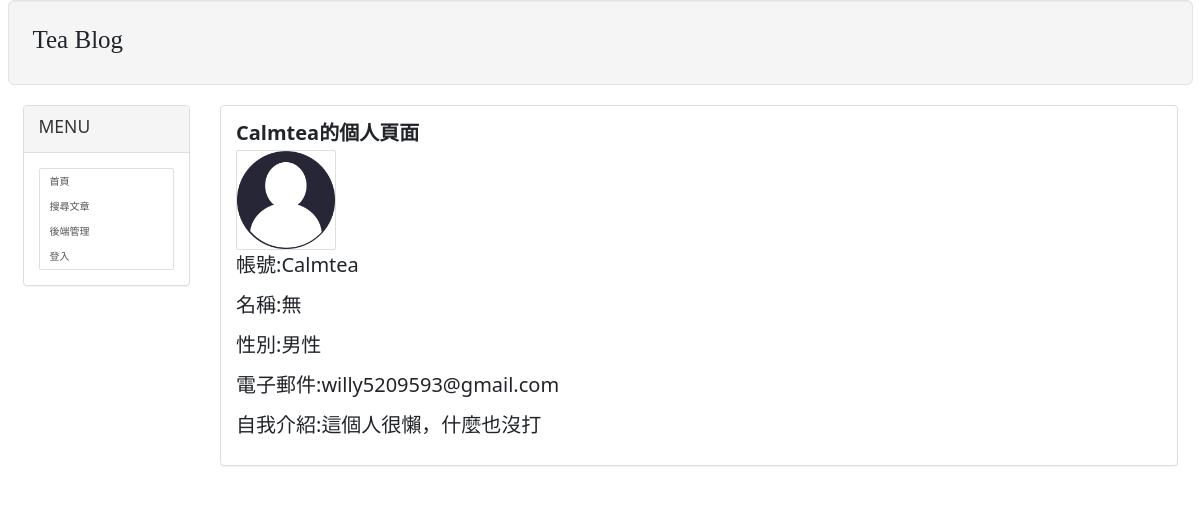
Before: /profile/1 with the older database file.
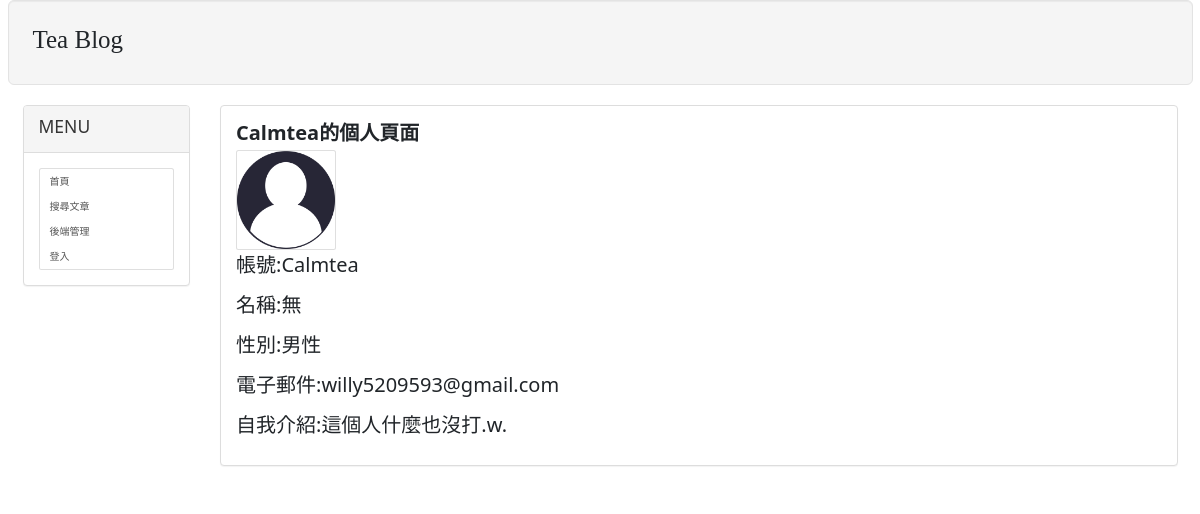
After: the same page with the newer database file.
### mainsite/models.py (models this page shows, shortened)
class Profile(models.Model):
    user = models.OneToOneField(User,on_delete=models.CASCADE)
    GENDER = (('男性', '男性'),('女性', '女性'),('其他', '其他'),('不公開', '不公開'))
    gender = models.CharField(u'性別',choices=GENDER,max_length=10,default='不公開')
    nickname = models.CharField(u"暱稱",max_length=20,default="無")
    image = models.ImageField(u'照片',upload_to='%Y/%m/%d/',default='default.png')
    intro = models.CharField(u"自我介紹",default="這個人什麼也沒打.w.",max_length=100)

### mainsite/views.py (the view, shortened to what this page needs)
# urls.py: path('profile/<int:id>',showprofile,name="profile-url"),
def showprofile(request,id):
    try:
        user = User.objects.get(id=id)
        if user != None:
            try:
                user_info = Profile.objects.get(user=user)
            except:
                Profile.objects.create(user=user)
            user_info = Profile.objects.get(user=user)
            profile_form = ProfileForm(instance=user_info)
            return render(request,'showprofile.html',locals())
    except:
        return redirect('/')

### templates/showprofile.html (shortened to what this page needs)
{% extends 'base2.html' %}
{% block headline %} {{user.username}}的個人頁面 {% endblock %}
{% block content %}
    <img class="card" width="100" height="100" src="{{ user_info.image.url }}" />
    <p>帳號:{{user_info.user.username}}</p>
    <p>名稱:{{user_info.nickname}}</p>
    <p>性別:{{user_info.gender}}</p>
    <p>電子郵件:{{user_info.user.email}}</p>
    <p>自我介紹:{{user_info.intro}}</p>
{% endblock %}

### templates/base2.html (shortened to what this page needs)
<!DOCTYPE html>
<html>
<head>
    <link href="https://maxcdn.bootstrapcdn.com/bootstrap/3.3.7/css/bootstrap.min.css" rel="stylesheet"/>
    <link href="https://cdn.jsdelivr.net/npm/bootstrap@5.0.0-beta3/dist/css/bootstrap.min.css" rel="stylesheet">
</head>
<body>
    <div class='container-fluid'>
        {% include 'header.html' %}
        <div class='col-sm-2 col-md-2'>
            <div class='panel panel-default'>
                <div class='panel-heading'>
                    <h3>MENU</h3>
                </div>
                <div class='panel-body'>
                    <div class='list-group'>
                        <a href="/" class='list-group-item'>首頁</a>
                        <a href="/search" class='list-group-item'>搜尋文章</a>
                        <a href="/admin" class='list-group-item'>後端管理</a>
                        {% if request.user.is_authenticated %}
                            <a href="/article/write" class='list-group-item'>撰寫文章</a>
                            <a href='{% url "profile-url" user.id%}' class='list-group-item'>個人資料</a>
                            <a href="/accounts/logout" class='list-group-item'>登出</a>
                        {% else %}
                            <a href="/accounts/login" class='list-group-item'>登入</a>
                        {% endif %}
                    </div>
                </div>
            </div>
        </div>
        <div class='col-sm-10 col-md-10'>
            <div class='panel panel-default'>
                <div class='panel-body'>
                    <h2 style='font-weight: bold;'>{% block headline %} {% endblock %}</h2>
                    {% block content %} {% endblock %}
                </div>
            </div>
        </div>
    </div>
</body>
</html>

### templates/header.html
<div class='well well-lg'>
    <h1 style='font-family: 微軟正黑體'>Tea Blog</h1>
</div>

### templates/showprofile.html (style rules this page uses)
p { font-size:15pt;; }

Changed rows visible on the page:
changed Profile "男性": intro "這個人很懶，什麼也沒打" → "這個人什麼也沒打.w."
